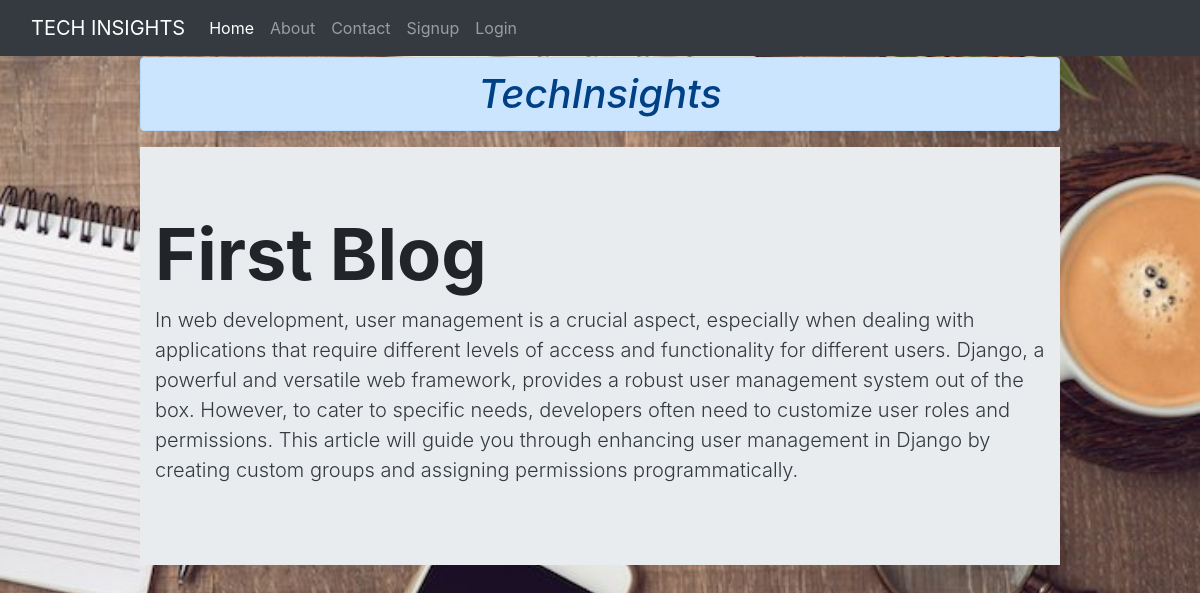
The page / on the database its author committed.
### blog/models.py (models this page shows)
class Blog(models.Model):
    title = models.CharField(max_length=200)
    cont = models.TextField()

### blog/views.py (the view)
# urls.py: 2. Add a URL to urlpatterns:  path('', views.home, name='home')
def home(request):
    blogs = Blog.objects.all()
    return render(request,'blog/home.html',{'blogs':blogs})

### blog/templates/blog/home.html (shortened to what this page needs)
{% extends 'blog/base.html' %}
{% load static %}
{% block content %}
<body id="bg" style="background-image:url('{% static 'images/bg4.jpg' %}'); background-position: center; background-size: cover; background-repeat: no-repeat; position: relative;">
    <div class="bg-blur"></div>
    <div class="col-sm-10 mx-auto">
        <h1 class="text-center alert alert-primary"><em>TechInsights</em></h1>
        {% for blog in blogs %}
        <div class="jumbotron jumbotron-fluid jumbo-color">
            <div class="container">
                <h2 class="display-3 font-weight-bold">{{ blog.title }}</h2>
                <p class="lead text-dark">{{ blog.cont }}</p>
            </div>
        </div>
        {% endfor %}
    </div>
</body>
{% endblock content %}

### blog/templates/blog/base.html (shortened to what this page needs)
<!DOCTYPE html>
{% load static %}
<html>
    <head>
        <link rel="stylesheet" href="{% static 'css/bootstrap.css' %}">
        <link rel="stylesheet" href="{% static 'css/style.css' %}">
    </head>
    <body>
        <div class="container-fluid bg-dark">
            {% include "blog/navbar.html" %}
        </div>
        <div class="container">
            <div class="row">
                <div class="col-sm-12">
                </div>
            </div>
            <div class="row">
                {% block content %}{% endblock content %}
            </div>
        </div>
    </body>
</html>

### blog/templates/blog/navbar.html (shortened to what this page needs)
<nav class="navbar navbar-expand-lg navbar-dark bg-transparent">
    <a class="navbar-brand" href="/">TECH INSIGHTS</a>
    <div class="collapse navbar-collapse" id="navbarNavAltMarkup">
      <div class="navbar-nav">
        <a class="nav-item nav-link active" href="/">Home <span class="sr-only">(current)</span></a>
        <a class="nav-item nav-link" href="{% url 'about' %}">About</a>
        <a class="nav-item nav-link" href="{% url 'contact' %}">Contact</a>
        {% if request.user.is_authenticated %}
        <a class="nav-item nav-link" href="{% url 'dashboard' %}">Dashboard</a>
        <a class="nav-item nav-link" href="{% url 'logout' %}">Logout</a>
        {% else %}
        <a class="nav-item nav-link" href="{% url 'signup' %}">Signup</a>
        <a class="nav-item nav-link" href="{% url 'login' %}">Login</a>
        {% endif %}
      </div>
    </div>
  </nav>

### blog/templates/blog/home.html (style rules this page uses)
.bg-blur { position: absolute; top: 0; left: 0; right: 0; bottom: 0; z-index: -1; }
.col-sm-10 { position: relative; z-index: 1; }

### rows shown on the page
Blog: title "First Blog", cont "In web development, user management is a crucial aspect, especially when dealing with applications that require different levels of access and functionality for different users. Django, a powerful and versatile web framework, provides a robust user management system out of the box. However, to cater to specific needs, developers often need to customize user roles and permissions. This article will guide you through enhancing user management in Django by creating custom groups and assigning permissions programmatically."
